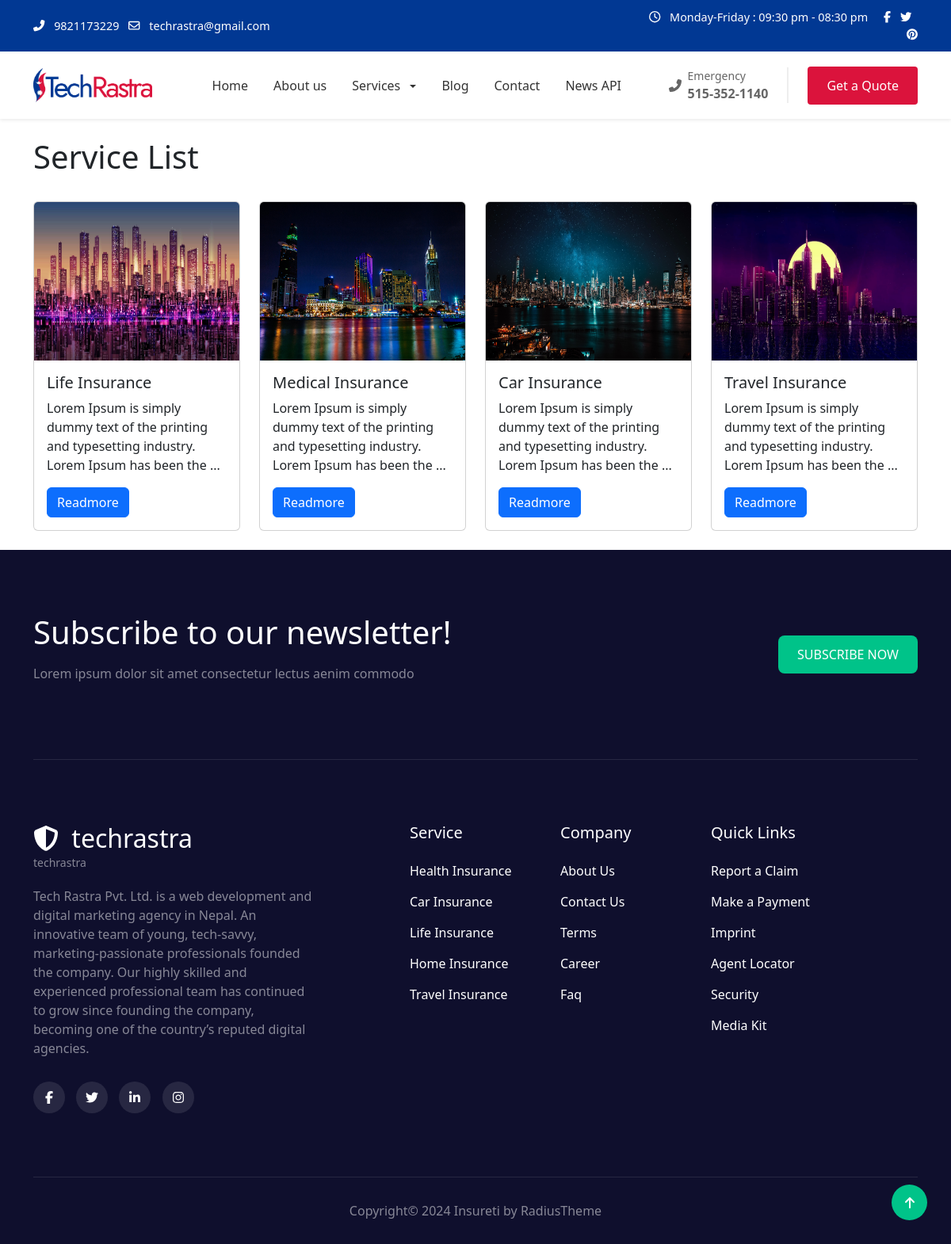
The app's page /service with its own data.
### website/models.py (models this page shows, shortened)
class Settings(models.Model):
    name = models.CharField(max_length=100)
    slug = models.SlugField(max_length=100, unique=True)
    email = models.EmailField(blank=True, null=True)
    phone = models.CharField(max_length=100, blank=True, null=True)
    address = models.CharField(max_length=100, blank=True, null=True)
    description = models.TextField(blank=True, null=True)
    logo = models.ImageField(upload_to='logo/', blank=True, null=True)
    fabicon = models.ImageField(upload_to='fabicon/', blank=True, null=True)
    meta_title = models.CharField(max_length=100, blank=True, null=True)
    meta_description = models.TextField(blank=True, null=True)
    meta_keywords = models.TextField(blank=True, null=True)

class Service(models.Model):
    title = models.CharField(max_length=100)
    slug = models.SlugField(max_length=100, unique=True)
    sub_title = models.CharField(max_length=100, blank=True, null=True)
    image = models.ImageField(upload_to='service/', blank=True, null=True)
    summary = models.TextField(blank=True, null=True)
    description = RichTextField(blank=True, null=True)
    meta_title = models.CharField(max_length=100, blank=True, null=True)
    meta_description = models.TextField(blank=True, null=True)
    meta_keywords = models.TextField(blank=True, null=True)
    @property
    def get_limit_summary(self):
        return self.summary[:100] + '...'

### website/views.py (the view)
# urls.py: path('service', views.service_views, name='service'),
def service_views(request):
    data={
        'serviceData': Service.objects.all,
    }
    return render(request, 'service.html', data)

### website/general.py (called while the page is built)
def global_data(request):
    data ={
            'settingData': Settings.objects.first(),
            'menuServiceData': Service.objects.all
        }
    return data

### website/templates/service.html
{% extends 'layouts/master.html' %}
{% block content %}
<div class="container py-4">
    <div class="row">
        <div class="col-md-12 mb-4">
            <h1> Service List </h1>
        </div>
    </div>
    <div class="row">
        {% for service in serviceData %}
        <div class="col-md-3">
            <div class="card">
                {% if service.image %}
                <img src="{{ service.image.url }}" style="height: 200px; width: 100%; "
                class="card-img-top" alt="{{ service.title }}">
                {% endif %}
                <div class="card-body">
                  <h5 class="card-title">
                    {{ service.title }}
                  </h5>
                  <p class="card-text">
                    {{ service.get_limit_summary }}
                  </p>
                  <a href="{% url 'service-details' service.slug %}" class="btn btn-primary">Readmore</a>
                </div>
              </div>
        </div>
        {% endfor %}
    </div>
</div>
{% endblock %}

### website/templates/layouts/header.html (shortened to what this page needs)
{% load static %}
<div class="top-bar">
    <div class="container">
        <div class="row align-items-center">
            <div class="col-md-8">
                {% if settingData %}
                <a href="tel:{{ settingData.phone }}" class="text-white me-2 text-decoration-none">
                    <i class="fas fa-phone-alt me-2"></i>
                        {{ settingData.phone }}
                </a>
                {% endif %}
                <a href="" class="text-white me-2 text-decoration-none">
                    <i class="far fa-envelope me-2"></i>
                    {% if settingData %}
                        {{ settingData.email }}
                    {% else %}
                        info@techrastra.com
                    {% endif %}
                </a>
            </div>
            <div class="col-md-4 text-end">
                    <span class="me-3">
                        <i class="far fa-clock me-2"></i>
                        Monday-Friday : 09:30 pm - 08:30 pm
                    </span>
                <a href="#" class="text-white me-2"><i class="fab fa-facebook-f"></i></a>
                <a href="#" class="text-white me-2"><i class="fab fa-twitter"></i></a>
                <a href="#" class="text-white"><i class="fab fa-pinterest"></i></a>
            </div>
        </div>
    </div>
</div>
<nav class="navbar navbar-expand-lg navbar-light bg-white py-3 shadow-sm sticky-top">
    <div class="container">
        <a class="navbar-brand" href="{% url 'index' %}">
            {% if settingData.logo %}
                <img src="{{ settingData.logo.url }}" alt="Techrastra">
            {% else %}
                <img src="{% static 'logo/logo.webp' %}" alt="Techrastra">
            {% endif %}
        </a>
        <div class="collapse navbar-collapse" id="navbarNav">
            <ul class="navbar-nav mx-auto">
                <li class="nav-item">
                    <a class="nav-link" href="{% url 'index' %}">
                        Home
                    </a>
                </li>
                <li class="nav-item">
                    <a class="nav-link" href="{% url 'about-us' %}">
                        About us
                    </a>
                </li>
                <li class="nav-item dropdown">
                    <a class="nav-link dropdown-toggle" href="{% url 'service' %}" role="button" data-bs-toggle="dropdown">
                        Services
                    </a>
                </li>
                <li class="nav-item">
                    <a class="nav-link" href="{% url 'blog' %}">
                        Blog
                    </a>
                </li>
                <li class="nav-item">
                    <a class="nav-link" href="{% url 'contact' %}">
                        Contact
                    </a>
                </li>
                <li class="nav-item">
                    <a class="nav-link" href="{% url 'api-news' %}">
                        News API
                    </a>
                </li>
            </ul>
            <div class="d-flex align-items-center">
                <div class="emergency-phone me-4">
                    <div class="d-flex align-items-center">
                        <i class="fas fa-phone-alt me-2"></i>
                        <div>
                            <small class="d-block">Emergency</small>
                            <strong>515-352-1140</strong>
                        </div>
                    </div>
                </div>
                <a href="{% url 'service' %}" class="btn-quote">Get a Quote</a>
            </div>
        </div>
    </div>
</nav>

### website/templates/layouts/footer.html
<footer class="footer-section">
    <div class="container">
        <div class="newsletter-section">
            <div class="row align-items-center">
                <div class="col-lg-6">
                    <h2 class="h1 mb-3">Subscribe to our newsletter!</h2>
                    <p class="text-white-50">Lorem ipsum dolor sit amet consectetur lectus aenim commodo</p>
                </div>
                <div class="col-lg-6 text-lg-end">
                    <button class="subscribe-btn">SUBSCRIBE NOW</button>
                </div>
            </div>
        </div>
        <div class="row g-4">
            <div class="col-lg-4">
                <div class="footer-logo">
                    <h3 class="h2 mb-0">
                        <i class="fas fa-shield-alt me-2"></i>
                        {{ settingData.name }}
                    </h3>
                    <small class="text-white-50 d-block">
                        {{ settingData.name }}
                    </small>
                </div>
                <p class="text-white-50">
                    {{ settingData.description | safe }}
                </p>
                <div class="social-links">
                    <a href="#"><i class="fab fa-facebook-f"></i></a>
                    <a href="#"><i class="fab fa-twitter"></i></a>
                    <a href="#"><i class="fab fa-linkedin-in"></i></a>
                    <a href="#"><i class="fab fa-instagram"></i></a>
                </div>
            </div>
            <div class="col-lg-2 offset-lg-1">
                <h5 class="mb-4">Service</h5>
                <ul class="footer-links">
                    <li><a href="#">Health Insurance</a></li>
                    <li><a href="#">Car Insurance</a></li>
                    <li><a href="#">Life Insurance</a></li>
                    <li><a href="#">Home Insurance</a></li>
                    <li><a href="#">Travel Insurance</a></li>
                </ul>
            </div>
            <div class="col-lg-2">
                <h5 class="mb-4">Company</h5>
                <ul class="footer-links">
                    <li><a href="#">About Us</a></li>
                    <li><a href="#">Contact Us</a></li>
                    <li><a href="#">Terms</a></li>
                    <li><a href="#">Career</a></li>
                    <li><a href="#">Faq</a></li>
                </ul>
            </div>
            <div class="col-lg-2">
                <h5 class="mb-4">Quick Links</h5>
                <ul class="footer-links">
                    <li><a href="#">Report a Claim</a></li>
                    <li><a href="#">Make a Payment</a></li>
                    <li><a href="#">Imprint</a></li>
                    <li><a href="#">Agent Locator</a></li>
                    <li><a href="#">Security</a></li>
                    <li><a href="#">Media Kit</a></li>
                </ul>
            </div>
        </div>
        <div class="copyright text-center">
            <p class="mb-0 text-white-50">Copyright© 2024 Insureti by RadiusTheme</p>
        </div>
    </div>
    <a href="#" class="scroll-top">
        <i class="fas fa-arrow-up"></i>
    </a>
</footer>

### static/css/style.css (style rules this page uses)
body { margin: 0; padding: 0; }
.top-bar { background-color: #013893; color: white; font-size: 0.9rem; padding: 11px 27px; }
.navbar-brand img { width: 150px; }
.nav-link { color: #333 !important; font-weight: 500; padding: 0.5rem 1rem !important; }
.emergency-phone { color: #666; border-right: 2px solid #eee; padding-right: 1.5rem; }
.btn-quote { background-color: #db133c; color: white; padding: 0.75rem 1.5rem; border-radius: 4px; text-decoration: none; transition: all 0.3s ease; }
.dropdown-toggle::after { margin-left: 0.5em; vertical-align: middle; }
.footer-section { background-color: #0f0f2d; color: white; padding: 80px 0 0 0; }
.newsletter-section { border-bottom: 1px solid rgba(255, 255, 255, 0.1); padding-bottom: 80px; margin-bottom: 80px; }
.subscribe-btn { background-color: #00c389; border: none; border-radius: 8px; padding: 12px 24px; color: white; font-weight: 500; transition: opacity 0.3s; }
.footer-logo { margin-bottom: 20px; }
.footer-links { list-style: none; padding: 0; }
.footer-links li { margin-bottom: 15px; }
.footer-links a { color: #ffffff; text-decoration: none; transition: opacity 0.3s; }
.social-links { margin-top: 30px; }
.social-links a { display: inline-flex; align-items: center; justify-content: center; width: 40px; height: 40px; background-color: rgba(255, 255, 255, 0.1); border-radius: 50%; margin-right: 10px; color: white; text-decoration: none; transition: background-color 0.3s; }
.copyright { padding: 30px 0; border-top: 1px solid rgba(255, 255, 255, 0.1); margin-top: 80px; }
.scroll-top { position: fixed; bottom: 30px; right: 30px; width: 45px; height: 45px; background-color: #00c389; color: white; border-radius: 50%; display: flex; align-items: center; justify-content: center; text-decoration: none; transition: opacity 0.3s; }

### records on screen
Settings: phone "9821173229", email "techrastra@gmail.com", logo (picture), name "techrastra", description "Tech Rastra Pvt. Ltd. is a web development and digital marketing agency in Nepal. An innovative team of young, tech-savvy, marketing-passionate professionals founded the company. Our highly skilled and experienced professional team has continued to grow since founding the company, becoming one of the country’s reputed digital agencies."
Service: image (picture), title "Life Insurance", get_limit_summary "Lorem Ipsum is simply dummy text of the printing and typesetting industry. Lorem Ipsum has been the ..."
Service: image (picture), title "Medical Insurance", get_limit_summary "Lorem Ipsum is simply dummy text of the printing and typesetting industry. Lorem Ipsum has been the ..."
Service: image (picture), title "Car Insurance", get_limit_summary "Lorem Ipsum is simply dummy text of the printing and typesetting industry. Lorem Ipsum has been the ..."
Service: image (picture), title "Travel Insurance", get_limit_summary "Lorem Ipsum is simply dummy text of the printing and typesetting industry. Lorem Ipsum has been the ..."
